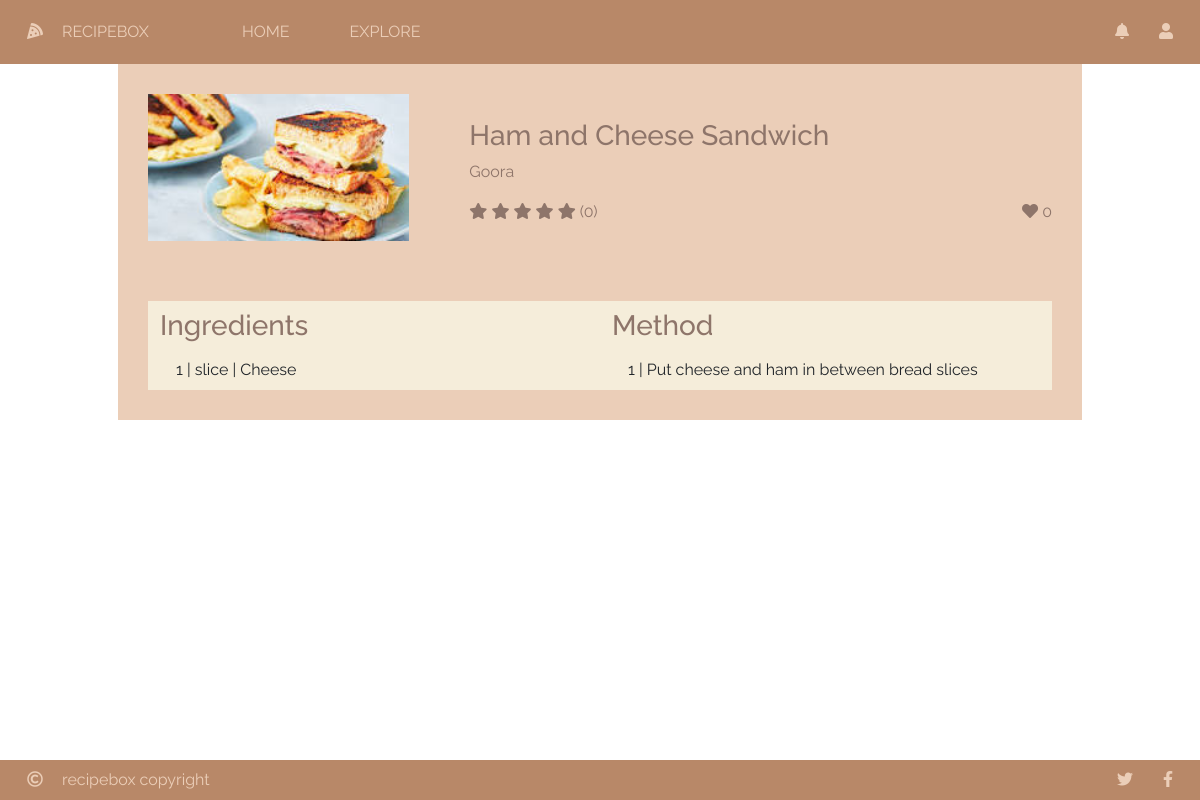
The app's page /recipe/2/ with its own data.
### recipebox/models/recipes.py (models this page shows, shortened)
class Recipe(db.Model):
    __tablename__ = "recipe"
    id = db.Column(db.Integer, primary_key=True)
    name = db.Column(db.String(30), nullable=False)
    picture = db.Column(db.String(150), nullable=False)
    cook_time = db.Column(db.Integer, nullable=False)
    date_created = db.Column(db.DateTime, nullable=False)
    ingredients = db.relationship('RecipeIngredient', backref="recipe_object", lazy=True)
    procedures = db.relationship('RecipeProcedure', backref="recipe_object", lazy=True)
    user_id = db.Column(db.Integer, db.ForeignKey('user.id'), nullable=False)
    likes = db.relationship('Like', backref="recipe_object", lazy=True)
    ratings = db.relationship('Rating', backref="recipe_object", lazy=True)
    tags = db.relationship('Tag', secondary=tags, lazy='subquery', backref=db.backref('recipes', lazy=True))
    def rating_score(self):
        score = 0
        count = 0
        for rating in self.ratings:
            count += 1
            score += rating.score
        if count > 0:
            score /= count
            round(score)
        return score
    def liked_by(self, user=current_user):
        for like in self.likes:
            if like.user_id == user.id:
                return True
        return False

class RecipeIngredient(db.Model):
    __tablename__ = "recipe_ingredient"
    id = db.Column(db.Integer, primary_key=True)
    recipe_id = db.Column(db.Integer, db.ForeignKey('recipe.id'), nullable=False)
    ingredient_id = db.Column(db.Integer, db.ForeignKey('ingredient.id'), nullable=False)
    quantity = db.Column(db.Integer, nullable=False)
    unit = db.Column(db.String(30), nullable=False)

class Ingredient(db.Model):
    __tablename__ = "ingredient"
    id = db.Column(db.Integer, primary_key=True)
    name = db.Column(db.String(30), nullable=False)
    picture = db.Column(db.String(150), nullable=False)
    recipes = db.relationship('RecipeIngredient', backref="ingredient_object", lazy=True)

class RecipeProcedure(db.Model):
    __tablename__ = "recipe_procedure"
    id = db.Column(db.Integer, primary_key=True)
    recipe_id = db.Column(db.Integer, db.ForeignKey('recipe.id'), nullable=False)
    recipe_step = db.Column(db.Integer, nullable=False)
    procedure = db.Column(db.String(100), nullable=False)

### recipebox/models/auth.py (models this page shows, shortened)
class User(UserMixin, db.Model):
    __tablename__ =  "user"
    id = db.Column(db.Integer, primary_key=True)
    email = db.Column(db.String(255), unique=True, nullable=False)
    username = db.Column(db.String(255), nullable=False)
    password = db.Column(db.String(255), nullable=False)
    registered_on = db.Column(db.DateTime, nullable=False)
    admin = db.Column(db.Boolean, nullable=False, default=False)
    recipes = db.relationship('Recipe', backref="user_object", lazy=True)
    likes = db.relationship('Like', backref="user_object", lazy=True)
    ratings = db.relationship('Rating', backref="user_object", lazy=True)
    bio = db.Column(db.String(1024), nullable=True)

### recipebox/recipes/recipes.py (the view)
@recipe_bp.route('/recipe/<id>/')
def recipe_view(id):
    selected_recipe = Recipe.query.get(id)
    if selected_recipe is None:
        return render_template('404_notfound.html')
    else:
        return render_template('view.html', recipe=selected_recipe)

### recipebox/recipes/templates/view.html (shortened to what this page needs)
{% extends "base.html" %}
{% block head %}
	{{ super() }}
	<link rel="stylesheet" type="text/css" href="{{ url_for('static', filename='css/recipes/view.css') }}"/>
{% endblock %}
{% block content %}
	<div id="view-container" class="container">
		<div id="recipe-info" class="row">
			<div class="col-4">
				<div class="img-box">
					<img src="{{ url_for('static', filename='res/recipes/' + recipe.picture) }}"></div>
			</div>
			<div class="col vertical-center">
				<h3>{{ recipe.name }}</h3>
				<a href="{{ url_for('auth_bp.profile_user', user_id=recipe.user_object.id) }}"><p class="subtitle">{{ recipe.user_object.username }}</p></a>
				<div class="inline">
					<div id="star-score">
						{% for i in range(5) %}
							<i class="fas fa-star {{ 'selected' if i < recipe.rating_score() }}"></i>
						{% endfor %}
						<p>({{ recipe.ratings|length }})</p>
					</div>
					<div id="like-button">
						<a href="#" class="like-button-request"><i class="fas fa-heart {{ 'selected' if recipe.liked_by() }} "></i></a>
						<p class="like-button-label">{{ recipe.likes|length }}</p>
					</div>
				</div>
			</div>
		</div>
		<div id="recipe-procedure" class="row">
			<div id="ingredient-list" class="col-6">
				<h3>Ingredients</h3>
				<ul class="list-group list-group-flush">
					{% for ingredient in recipe.ingredients %}
						<li class="list-group-item">
							{{ ingredient.quantity }} | {{ ingredient.unit }} | {{ ingredient.ingredient_object.name }}
						</li>
					{% endfor %}
				</ul>
			</div>
			<div id="method-list" class="col-6">
				<h3>Method</h3>
				<ul class="list-group list-group-flush">
					{% for procedure in recipe.procedures %}
						<li class="list-group-item">
							{{ procedure.recipe_step }} | {{ procedure.procedure }}
						</li>
					{% endfor %}
				</ul>
			</div>
		</div>
	</div>
{% endblock %}

### recipebox/static/css/recipebox.css (style rules this page uses)
html { min-height: 100%; }
body { background: url("../res/background.png") no-repeat center center fixed; background-size: cover; color: #f5edda; height: 100%; font-family: "Raleway", sans-serif; }
a { text-decoration: none; color: #ebceb8; }
.vertical-center { margin-top: auto; margin-bottom: auto; }
.img-box { display: flex; justify-content: center; align-items: center; overflow: hidden; }
.img-box > img { min-width: 100%; min-height: 100%; flex-shrink: 0; }

### recipebox/static/css/recipes/view.css (style rules this page uses)
#view-container { padding: 0px 100px; color: #8e756a; }
h3 { margin: 8px 0px; }
.subtitle, #like-button i { color: #8e756a; }
#recipe-info, #recipe-procedure, #comments { background-color: #ebceb8; }
#recipe-info > div, #recipe-procedure { padding: 30px; }
#recipe-info .inline, #recipe-info .inline * { display: inline; }
#like-button { float: right; }
#ingredient-list *, #ingredient-list, #method-list *, #method-list { background-color: #f5edda; }

### records on screen
Recipe: picture (picture), name "Ham and Cheese Sandwich"
User: user_object.username "Goora"
RecipeIngredient: quantity "1", unit "slice", ingredient_object.name "Cheese"
RecipeProcedure: recipe_step "1", procedure "Put cheese and ham in between bread slices"

### other values on screen
{{ recipe.ratings|length }} "0"
{{ recipe.likes|length }} "0"
